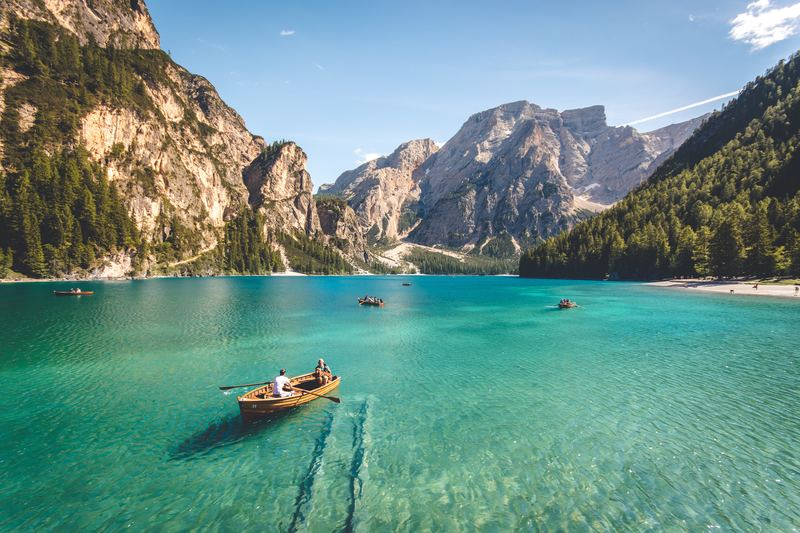
#> input picture testes/data/images/bg.jpg, 800 x 533 px, found by its file name
$ python threshold.py
#> lines starting #> are read from the running program, lines starting #| are printed output that depends on the picture; after the words box and inside, x2 and y2 are one past the last pixel; in counts of white or black regions, pixels touching at a corner belong together
import cv2 as cv
import matplotlib.pyplot as plt


filename = 'data\images\\bg.jpg'
img = cv.imread(filename)
#> img is the input picture: shape (533, 800, 3); mean B, G, R 135.9, 143.5, 106.8

gray = cv.cvtColor(img, cv.COLOR_BGR2GRAY)
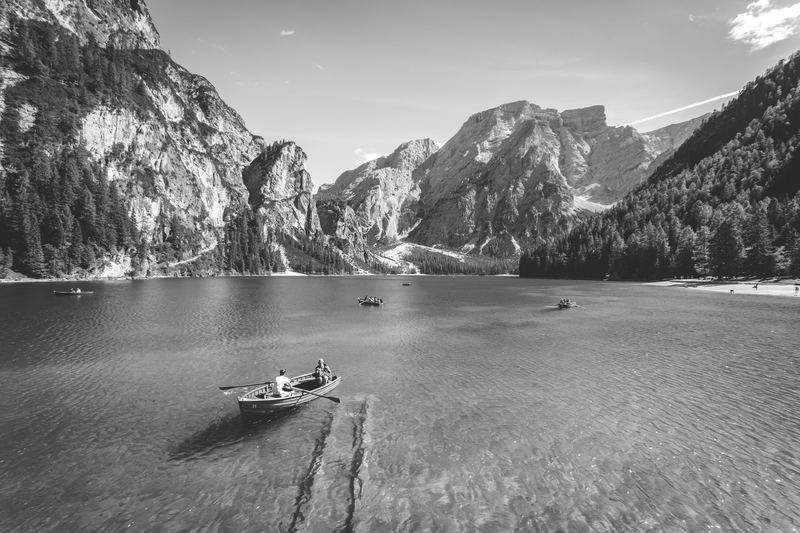
#> gray: shape (533, 800); min 7, max 255, mean 131.6

# normal threshold
_, thresh = cv.threshold(gray, 150, 255, cv.THRESH_BINARY)
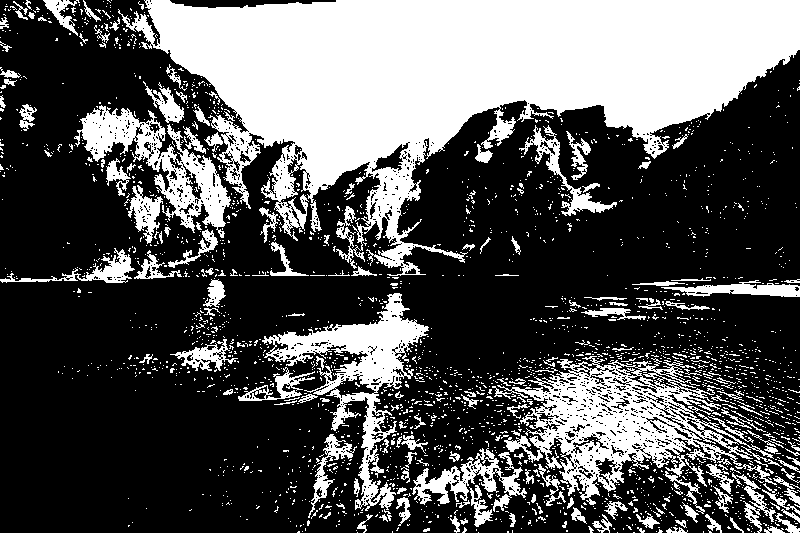
#> thresh: shape (533, 800); 34.1% white; 2393 white regions (2201 under 20 px), largest, box (x1, y1, x2, y2) and area: (118, 0, 800, 276) 85452, (492, 356, 774, 505) 14245, (262, 293, 429, 511) 8486
# inverse threshold
_, thresh_inv = cv.threshold(gray, 150, 255, cv.THRESH_BINARY_INV)
# adaptative, find the optimal threshold value.
adaptive = cv.adaptiveThreshold(
    gray, 255, cv.ADAPTIVE_THRESH_GAUSSIAN_C, cv.THRESH_BINARY, 15, 7)
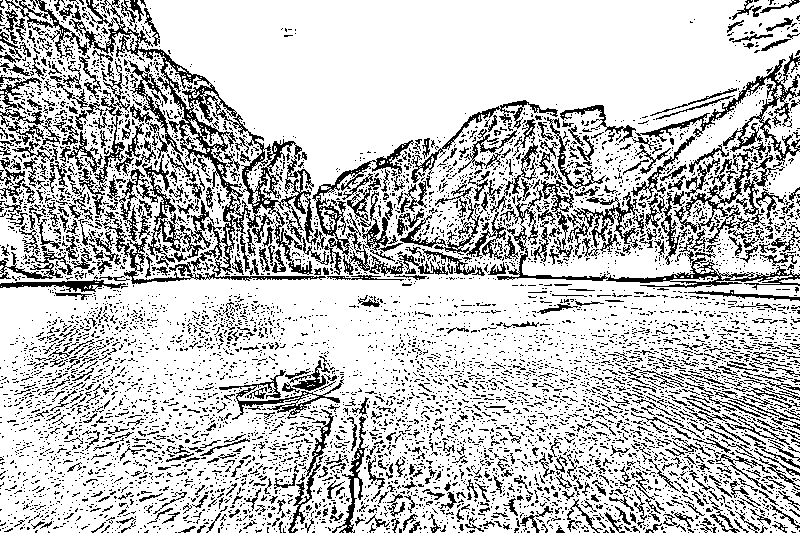
#> adaptive: shape (533, 800); 76.8% white; black in thin lines or dots

plt.subplot(221), plt.imshow(img), plt.title('original')
plt.xticks([]), plt.yticks([])
plt.subplot(222), plt.imshow(thresh, cmap='gray'), plt.title('Binary')
plt.xticks([]), plt.yticks([])
plt.subplot(223), plt.imshow(thresh_inv, cmap='gray'), plt.title('Binary inv')
plt.xticks([]), plt.yticks([])
plt.subplot(224), plt.imshow(adaptive, cmap='gray'), plt.title('Adaptive')
plt.xticks([]), plt.yticks([])

plt.show()
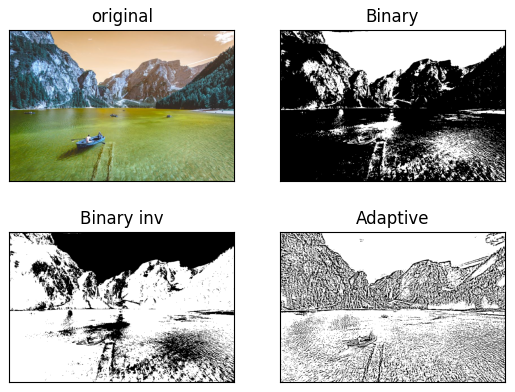
#> figure drawn by matplotlib, 4 panels; B, G, R data is drawn as R, G, B

$ run again, with testes/data/images/dog2.jpg copied over testes/data/images/bg.jpg
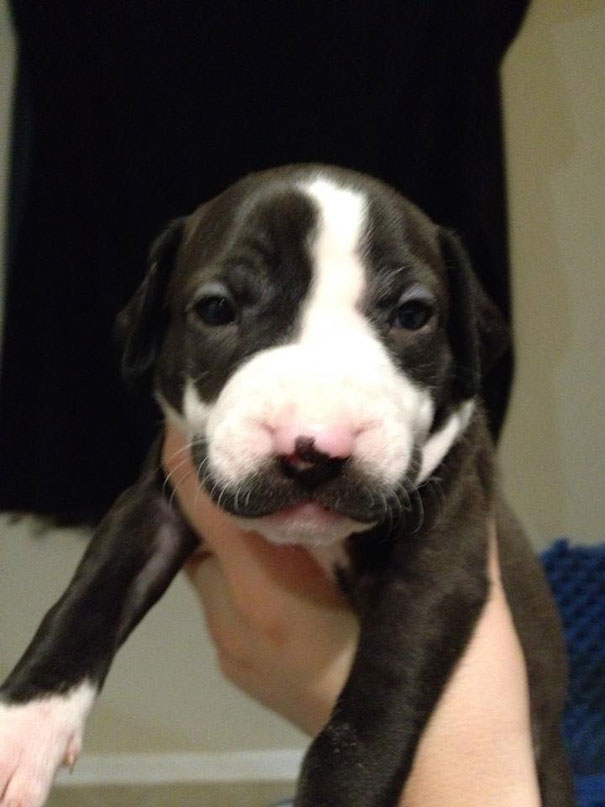
#> input picture testes/data/images/dog2.jpg, 605 x 807 px, found by its file name
#> img is the input picture: shape (807, 605, 3); mean B, G, R 64, 72.8, 80
#> `_, thresh = cv.threshold(gray, 150, 255, cv.THRESH_BINARY)`:
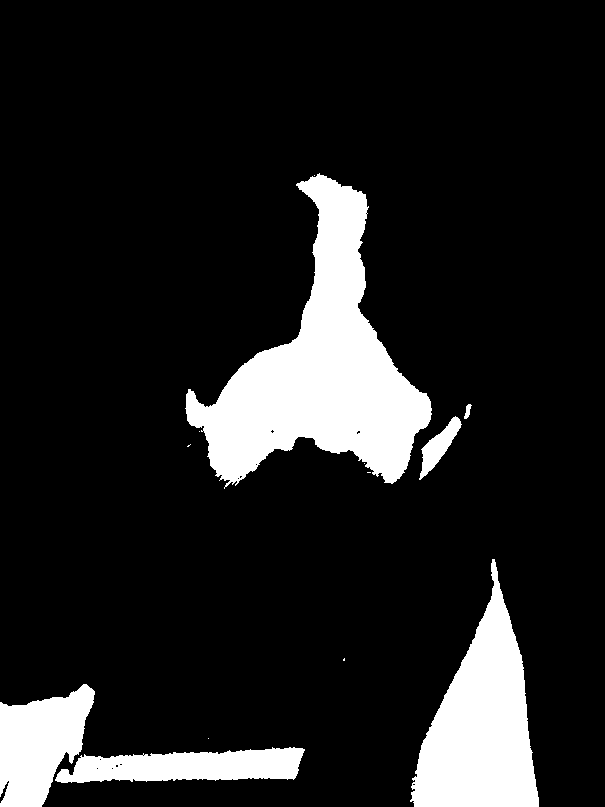
#> thresh: shape (807, 605); 13.1% white; 13 white regions (7 under 20 px), largest, box (x1, y1, x2, y2) and area: (185, 173, 432, 489) 31882, (410, 559, 539, 807) 17060, (0, 684, 95, 807) 7619, (55, 747, 305, 783) 6302, (419, 416, 462, 480) 989, (464, 404, 472, 419) 65
#> adaptive: shape (807, 605); 95.3% white; black in thin lines or dots
#> `plt.show()`:
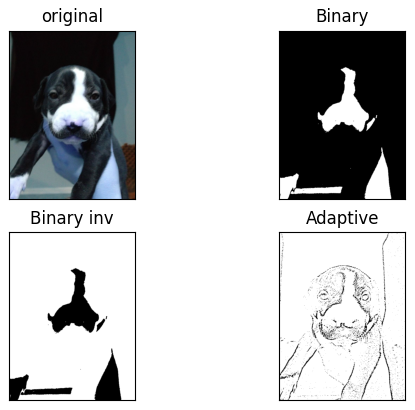
#> figure drawn by matplotlib, 4 panels; B, G, R data is drawn as R, G, B

$ run again, with testes/data/images/DOG_15014.webp saved as testes/data/images/bg.jpg
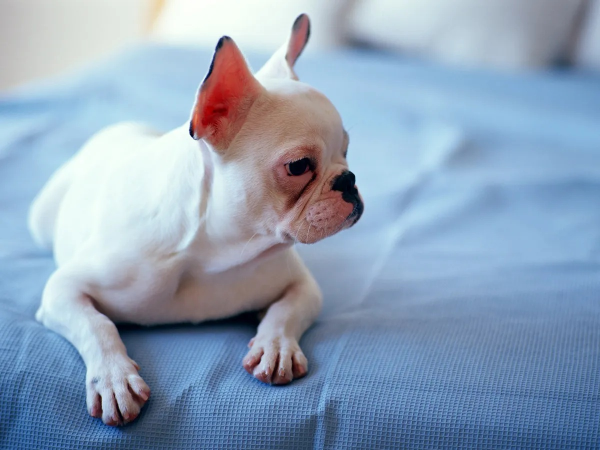
#> input picture testes/data/images/DOG_15014.webp, 1200 x 900 px, found by its file name (shown at 1/2 size)
#> img is the input picture: shape (900, 1200, 3); mean B, G, R 185.1, 162.2, 142.3
#> `_, thresh = cv.threshold(gray, 150, 255, cv.THRESH_BINARY)`:
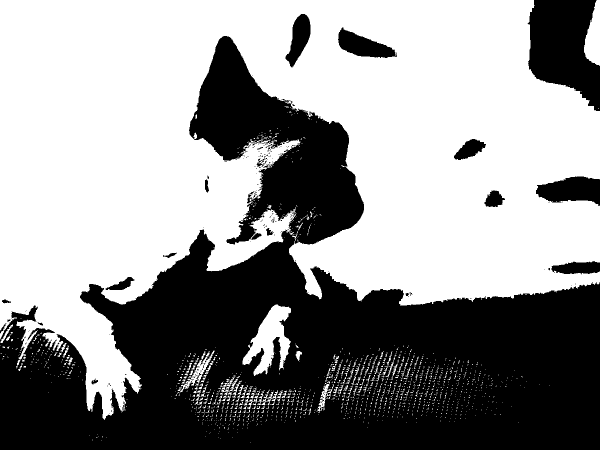
#> thresh: shape (900, 1200) (shown at 1/2 size); 57.5% white; 183 black regions (160 under 20 px), largest, box (x1, y1, x2, y2) and area: (0, 72, 1200, 900) 418510, (1055, 0, 1200, 222) 22079, (1072, 353, 1200, 412) 5268
#> adaptive: shape (900, 1200); 91.7% white; black in thin lines or dots
#> `plt.show()`:
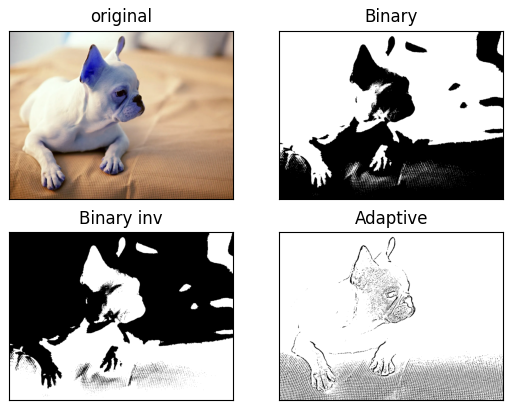
#> figure drawn by matplotlib, 4 panels; B, G, R data is drawn as R, G, B
